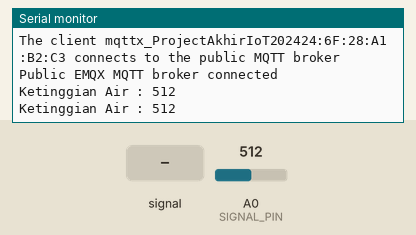
A sketch run on a simulated ESP8266 (NodeMCU). Shown: the last lines printed to the serial monitor. Inputs (shaded band) come from the test bench; at power-on: A0 (SIGNAL_PIN) = 512. WiFi joins after 1.5 s; servers stay silent unless stated; no MQTT or app messages arrive unless stated.

Above: at 2.8 s.
2.9 s: A0 (SIGNAL_PIN) fed a 200 Hz sine of ±81 counts around its level
At 4.2 s:
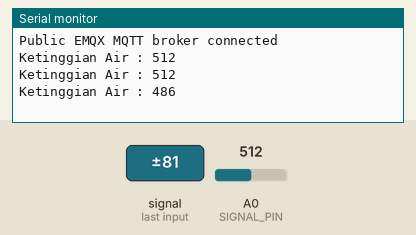
4.4 s: A0 (SIGNAL_PIN) set to 716
At 5.5 s:
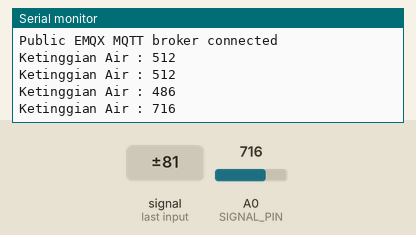
5.9 s: A0 (SIGNAL_PIN) fed a 1000 Hz sine of ±255 counts around its level
At 7.2 s:
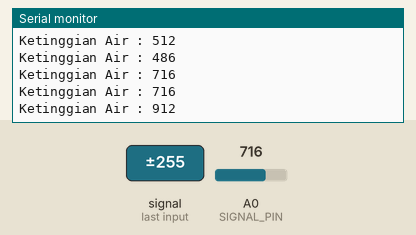
7.4 s: A0 (SIGNAL_PIN) set to 900
At 8.5 s:
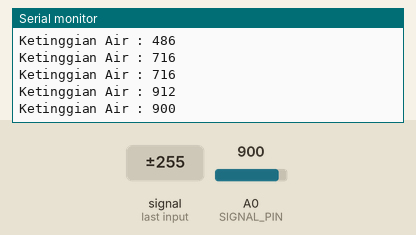
Timing chart, 0 to 9.9 s (numbered marks = the images above; inputs shaded):
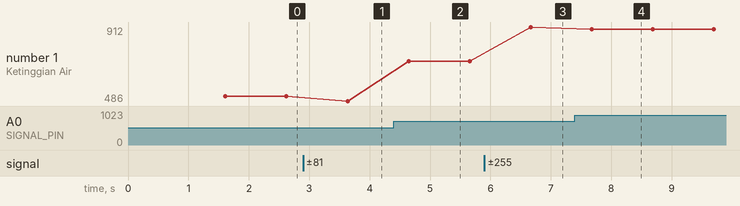

Measured:
- after the input at 2.9 s, the serial monitor: prints a new line after 0.73 s (image 1)
- after the input at 4.4 s, the serial monitor: prints a new line after 0.25 s (image 2)
- after the input at 5.9 s, the serial monitor: prints a new line after 0.77 s (image 3)
- after the input at 7.4 s, the serial monitor: prints a new line after 0.28 s (image 4)
- plotted number 1: 512 → 486 after the input at 2.9 s, 486 → 716 after the input at 4.4 s, 716 → 912 after the input at 5.9 s, 912 → 900 after the input at 7.4 s

The sketch:

pa_iot_publisher.ino
```cpp
/*
 * This ESP8266 NodeMCU code was developed by newbiely.com
 *
 * This ESP8266 NodeMCU code is made available for public use without any restriction
 *
 * For comprehensive instructions and wiring diagrams, please visit:
 * https://newbiely.com/tutorials/esp8266/esp8266-water-sensor
 */
#include <ESP8266WiFi.h>
#include <PubSubClient.h>

#define POWER_PIN D7
#define SIGNAL_PIN A0

WiFiClient espClient;
PubSubClient client(espClient);

// WiFi
const char *ssid = "vivo Y03";  // Enter your WiFi name
const char *password = "11234567";             // Enter WiFi password

// MQTT Broker
const char *mqtt_broker = "broker.emqx.io";
const char *topic = "PA/KetinggianAir";
const char *mqtt_username = "";
const char *mqtt_password = "";
const int mqtt_port = 1883;

int Value = 0;  // variable to store the sensor value

void setup() {
  Serial.begin(9600);
  pinMode(POWER_PIN, OUTPUT);    // Configure D7 pin as an OUTPUT
  digitalWrite(POWER_PIN, LOW);  // turn the sensor OFF

  WiFi.mode(WIFI_STA);
  WiFi.begin(ssid, password);

  while (WiFi.status() != WL_CONNECTED) {
    delay(500);
    Serial.println("Connecting to Wifi...");
  }

  // Connecting to an MQTT broker
  client.setServer(mqtt_broker, mqtt_port);
  // client.setCallback(callback);
  while (!client.connected()) {
    String client_id = "mqttx_ProjectAkhirIoT2024";
    client_id += String(WiFi.macAddress());
    Serial.printf("The client %s connects to the public MQTT broker\n", client_id.c_str());
    if (client.connect(client_id.c_str(), mqtt_username, mqtt_password)) {
      Serial.println("Public EMQX MQTT broker connected");
    } else {
      Serial.print("Failed with state ");
      Serial.print(client.state());
      delay(2000);
    }
  }
}

void loop() {
  digitalWrite(POWER_PIN, HIGH);  // turn the sensor ON
  delay(10);                      // wait 10 milliseconds
  Value = analogRead(SIGNAL_PIN);   // read the analog value from sensor
  digitalWrite(POWER_PIN, LOW);   // turn the sensor OFF

  Serial.print("Ketinggian Air : ");
  Serial.println(Value);

  String sensorData = String(Value);

  client.publish(topic, sensorData.c_str());
  client.loop();
  delay(1000);
}
```
